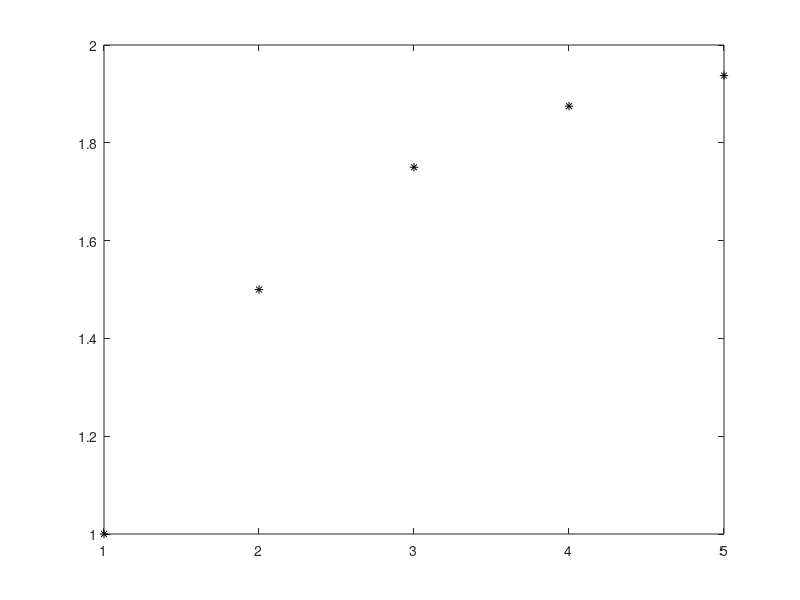

MATLAB code for this plot:
% Coleman Lyski
%
% October 5, 2016
%
% HW 5
%% Problem 3
clear; close all; home
load HighTemp;
commandwindow
days=length(HighTemp);
da80=0;
da6080=0;
da4060=0;
da2040=0;
da20=0;
n=1;
k=1;
for n = 1:days
    if HighTemp(k) >= 80
        da80=da80+1;
    elseif HighTemp(k) >= 60
        da6080=da6080+1;
    elseif HighTemp(k) >= 40
        da4060=da4060+1;
    elseif HighTemp(k) >= 20
        da2040=da2040+1;
    else
        da20=da20+1;
    end
    k=k+1;
end
pda80=(da80/days)*100;
pda6080=(da6080/days)*100;
pda4060=(da4060/days)*100;
pda2040=(da2040/days)*100;
pda20=(da20/days)*100;
fprintf('\nNumber of days over 80 degrees: %0.0i days',da80)
fprintf('\nPercentage of days over 80 degrees: %0.1f%%',pda80)
fprintf('\n\nNumber of days over 60 degrees: %0.0i days',da6080)
fprintf('\nPercentage of days over 60 degrees: %0.1f%%',pda6080)
fprintf('\n\nNumber of days over 40 degrees: %0.0i days',da4060)
fprintf('\nPercentage of days over 40 degrees: %0.1f%%',pda4060)
fprintf('\n\nNumber of days over 20 degrees: %0.0i days',da2040)
fprintf('\nPercentage of days over 20 degrees: %0.1f%%',pda2040)
fprintf('\n\nNumber of days under 20 degrees: %0.0i days',da20)
fprintf('\nPercentage of days under 20 degrees: %0.1f%%',pda20)
%% Problem 5
clear; close all; home
commandwindow
n=input('enter number of terms: ');
t=1:n;
k=2;
x=2;
psum(1:n)=0;
psum(1)=1;
for k = 2:n
    psum(k)=psum(k-1)+(1/x);
    k=k+1;
    x=2*x;
end
fprintf('\n\nThe total is %0.6f',psum(n))
figure(1)
clf
plot(t,psum,'k*')


























